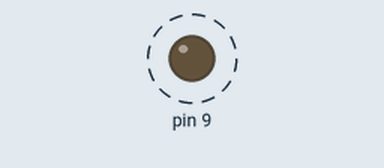
Recording of a sketch running on a simulated Arduino Uno, built with avr-gcc and run on an emulated ATmega328P. Parts: output pins drawn as LEDs (lit = HIGH). Dashed ring = blinking.

Above: at 0.2 s.
Timing chart, 0 to 3.0 s (numbered marks = the images above):
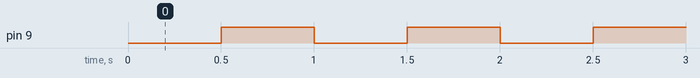

Measured:
- by itself, pin 9: alternates HIGH for 0.50 s and LOW for 0.50 s

The sketch:

ex11_usingTimerOne.ino
```cpp
#include <LED.h>
#include <TimerOne.h>

boolean led_val = LOW;
LED led(9);

void setup() {
  // put your setup code here, to run once:
  Timer1.initialize(500000); // us 단위/이기 때문에 500000 : 정밀한 설정 가능
  Timer1.attachInterrupt(flash);
}

void loop() {
  // put your main code here, to run repeatedly:
  //Timer1 을 동작시키기 때문에 하드웨어가 동작 : 소프트웨어적 처리가 없음
}

void flash() {
  led_val = !led_val;
  led.setValue(led_val);
}
```
